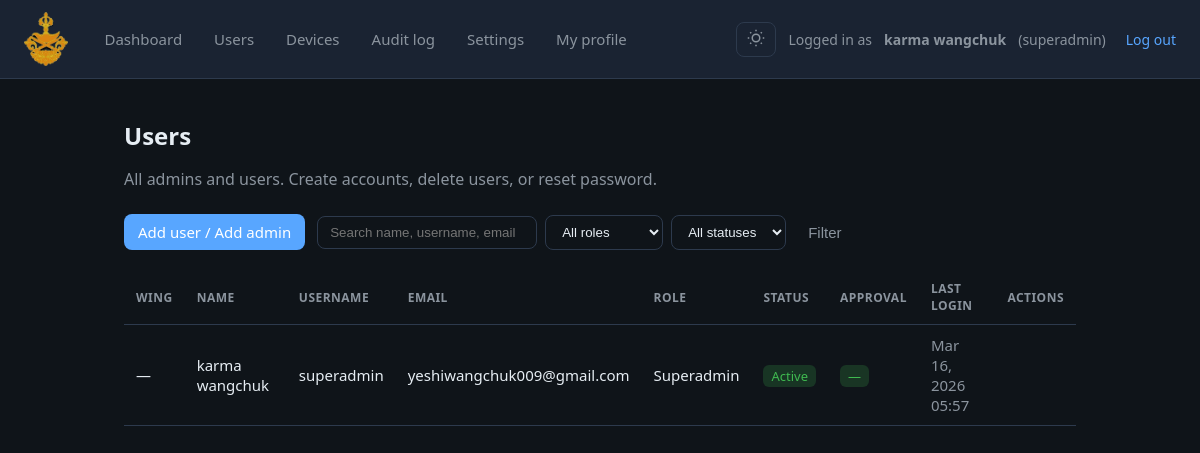
The app's page /dashboard/superadmin/users/ (signed in), older data.
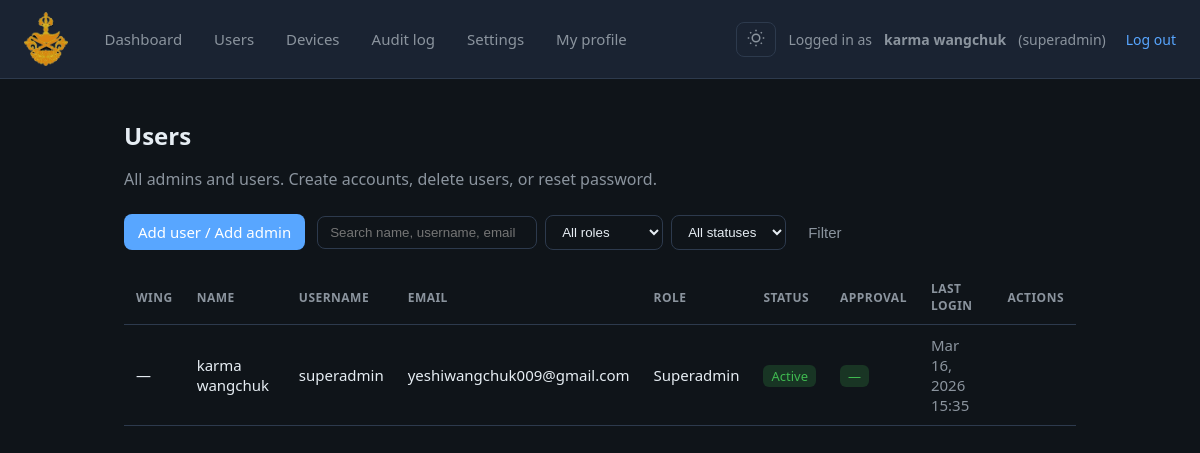
The same page, newer data.
### accounts/models.py (models this page shows, shortened)
class User(AbstractUser):
    role = models.CharField(
        max_length=20,
        choices=Role.choices,
        default=Role.USER,
    )
    is_active = models.BooleanField(default=True)
    email = models.EmailField(unique=True)
    force_password_change = models.BooleanField(
        default=False,
        help_text='If set, user must set a new password on next login (after OTP).',
    )
    created_by = models.ForeignKey(
        'self',
        null=True,
        blank=True,
        on_delete=models.SET_NULL,
        related_name='created_users',
        help_text='Admin who created this user (null if created by superadmin).',
    )
    wing = models.CharField(max_length=100, blank=True, help_text='Wing or department.')
    phone = models.CharField(max_length=32, blank=True, help_text='Phone number.')
    date_of_birth = models.DateField(null=True, blank=True, help_text='Date of birth.')
    employee_number = models.CharField(
        max_length=64,
        unique=True,
        null=True,
        blank=True,
        help_text='Employee number; used as username for employee login.',
    )
    is_approved = models.BooleanField(
        default=True,
        help_text='If False, user cannot log in until a superadmin approves (for admin-created users).',
    )
    class Meta:
        db_table = 'accounts_user'
        indexes = [
            models.Index(fields=['role']),
            models.Index(fields=['is_active']),
        ]

### accounts/views.py (the view, shortened to what this page needs)
# urls.py: path('dashboard/superadmin/users/', views.superadmin_user_list, name='superadmin_user_list'),
@require_GET
@role_required(Role.SUPERADMIN)
def superadmin_user_list(request):
    qs = User.objects.all().order_by('role', 'username')
    role_filter = (request.GET.get('role') or '').strip()
    status_filter = (request.GET.get('status') or '').strip()
    search = (request.GET.get('q') or '').strip()
    if role_filter and role_filter in dict(Role.choices):
        qs = qs.filter(role=role_filter)
    if status_filter == 'active':
        qs = qs.filter(is_active=True)
    elif status_filter == 'inactive':
        qs = qs.filter(is_active=False)
    paginator = Paginator(qs, PAGE_SIZE)
    page_number = request.GET.get('page', 1)
    page_obj = paginator.get_page(page_number)
    qs_copy = request.GET.copy()
    qs_copy.pop('page', None)
    query_string = qs_copy.urlencode()
    return render(
        request,
        'accounts/superadmin/user_list.html',
        {
            'user_list': page_obj,
            'page_obj': page_obj,
            'query_string': query_string,
            'role_filter': role_filter,
            'status_filter': status_filter,
            'search': search,
            'role_choices': Role.choices,
        },
    )

### accounts/rbac.py (called while the page is built)
def role_required(*allowed_roles: str):
    allowed = set(allowed_roles)
    def decorator(view_func):
        @wraps(view_func)
        def _wrapped_view(request, *args, **kwargs):
            if not request.user.is_authenticated:
                login_url = reverse('accounts:login')
                return redirect(f'{login_url}?{REDIRECT_FIELD_NAME}={request.get_full_path()}')
            if request.user.role not in allowed:
                return redirect(get_dashboard_url_for_role(request.user.role))
            return view_func(request, *args, **kwargs)
        return _wrapped_view
    return decorator

### templates/accounts/superadmin/user_list.html (shortened to what this page needs)
{% extends "base_dashboard.html" %}
{% block nav %}
  <a href="{% url 'accounts:superadmin_dashboard' %}">Dashboard</a>
  <a href="{% url 'accounts:superadmin_user_list' %}">Users</a>
  <a href="{% url 'accounts:superadmin_device_list' %}">Devices</a>
  <a href="{% url 'accounts:superadmin_audit_log' %}">Audit log</a>
  <a href="{% url 'accounts:superadmin_settings' %}">Settings</a>
  <a href="{% url 'accounts:superadmin_profile' %}">My profile</a>
{% endblock %}
{% block content %}
<h1 class="page-title">Users</h1>
<p class="page-desc">All admins and users. Create accounts, delete users, or reset password.</p>
<div class="toolbar" style="display:flex; flex-wrap:wrap; gap:12px; margin-bottom:20px; align-items:center;">
  <a href="{% url 'accounts:superadmin_user_create' %}" class="btn btn-primary" style="width:auto;">Add user / Add admin</a>
  <form method="get" action="{% url 'accounts:superadmin_user_list' %}" style="display:flex; flex-wrap:wrap; gap:8px; align-items:center;">
    <input type="text" name="q" value="{{ search }}" placeholder="Search name, username, email" style="width:220px; padding:8px 12px; border:1px solid var(--border); border-radius:8px; background:var(--bg); color:var(--text);">
    <select name="role" style="padding:8px 12px; border:1px solid var(--border); border-radius:8px; background:var(--bg); color:var(--text);">
      <option value="">All roles</option>
    </select>
    <select name="status" style="padding:8px 12px; border:1px solid var(--border); border-radius:8px; background:var(--bg); color:var(--text);">
      <option value="">All statuses</option>
    </select>
    <button type="submit" class="btn btn-ghost" style="margin:0;">Filter</button>
  </form>
</div>
<div class="table-wrap" style="overflow-x:auto;">
  <table class="data-table" style="width:100%; border-collapse:collapse;">
    <thead>
      <tr style="border-bottom:1px solid var(--border); text-align:left;">
        <th style="padding:10px 12px;">Wing</th>
        <th style="padding:10px 12px;">Name</th>
        <th style="padding:10px 12px;">Username</th>
        <th style="padding:10px 12px;">Email</th>
        <th style="padding:10px 12px;">Role</th>
        <th style="padding:10px 12px;">Status</th>
        <th style="padding:10px 12px;">Approval</th>
        <th style="padding:10px 12px;">Last login</th>
        <th style="padding:10px 12px;">Actions</th>
      </tr>
    </thead>
    <tbody>
      {% for u in user_list %}
      <tr style="border-bottom:1px solid var(--border);">
        <td style="padding:10px 12px;">{{ u.wing|default:"—" }}</td>
        <td style="padding:10px 12px;">{{ u.get_full_name|default:"—" }}</td>
        <td style="padding:10px 12px;">{{ u.username }}</td>
        <td style="padding:10px 12px;">{{ u.email }}</td>
        <td style="padding:10px 12px;">{{ u.get_role_display }}</td>
        <td style="padding:10px 12px;">
          <span class="badge {% if u.is_active %}badge-success{% else %}badge-muted{% endif %}">
            {% if u.is_active %}Active{% else %}Inactive{% endif %}
          </span>
        </td>
        <td style="padding:10px 12px;">
          {% if u.role == 'superadmin' %}
            <span class="badge badge-success">—</span>
          {% elif u.is_approved %}
            <span class="badge badge-success">Approved</span>
          {% else %}
            <span class="badge badge-muted">Pending</span>
          {% endif %}
        </td>
        <td style="padding:10px 12px; color:var(--text-muted);">
          {% if u.last_login %}{{ u.last_login|date:"M j, Y H:i" }}{% else %}Never{% endif %}
        </td>
        <td style="padding:10px 12px;">
        </td>
      </tr>
      {% empty %}
      <tr><td colspan="9" style="padding:24px; color:var(--text-muted);">No users match the filters.</td></tr>
      {% endfor %}
    </tbody>
  </table>
</div>
{% endblock %}

### templates/base_dashboard.html (shortened to what this page needs)
<!DOCTYPE html>
{% load static %}
<html lang="en">
<head>
</head>
<body>
  <header class="header">
    <div class="header-left">
      <img src="{% static 'images/logo.png' %}" alt="IMS" class="app-logo">
      <nav class="nav">{% block nav %}{% endblock %}</nav>
    </div>
    <div class="header-right" style="display:flex; align-items:center; gap:12px;">
      <button type="button" id="theme-toggle" aria-label="Toggle dark/light mode" title="Toggle dark/light mode" style="background:var(--surface); border:1px solid var(--border); border-radius:8px; padding:6px 10px; cursor:pointer; color:var(--text-muted); display:flex; align-items:center; justify-content:center;">
        <span class="theme-icon-light" style="display:none;"></span>
      </button>
      Logged in as <strong>{{ user.wing|default:user.get_full_name|default:user.username }}</strong> ({{ user.username }})
      <a href="{% url 'accounts:logout' %}">Log out</a>
    </div>
  </header>
  <main class="main">
    {% block content %}{% endblock %}
  </main>
</body>
</html>

Row changes from the older to the newer data that the page shows:
changed User "karma wangchuk": last_login "Mar 16, 2026 05:57" → "Mar 16, 2026 15:35"
